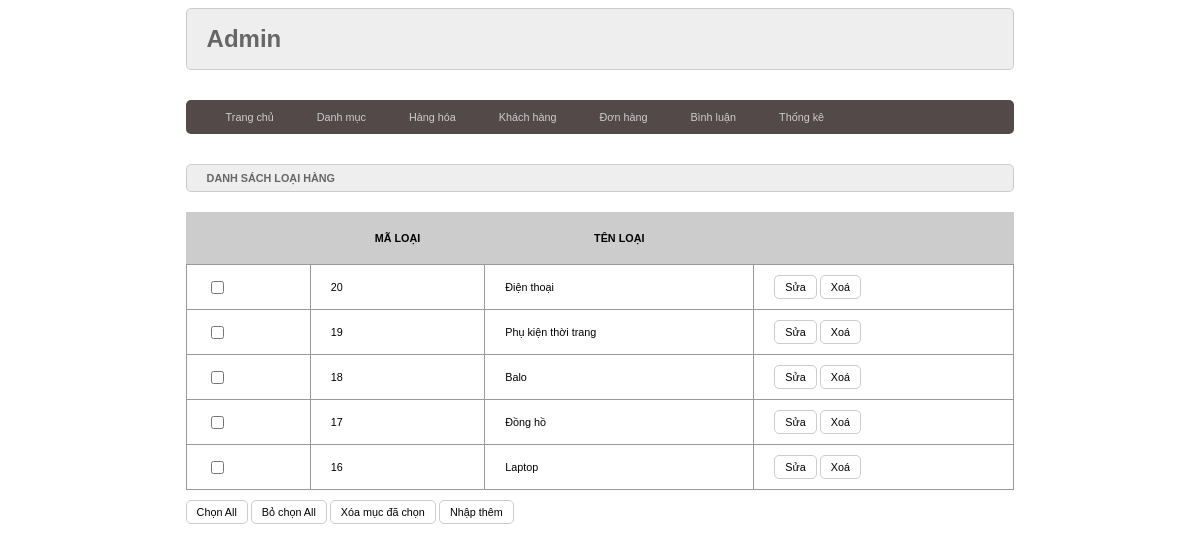
Screenshot of /admin/index.php?act=listdm with the database file from the repository.
### tables this page shows
CREATE TABLE `danhmuc` (
  `id` int(11) NOT NULL,
  `name` varchar(255) NOT NULL
);

### model/pdo.php (called while the page is built, shortened)
<?php
function pdo_get_connection(){
    $dburl = "mysql:host=localhost;dbname=dacsn;charset=utf8";
    $username = 'root';
    $password = '';
    $conn = new PDO($dburl, $username, $password);
    $conn->setAttribute(PDO::ATTR_ERRMODE, PDO::ERRMODE_EXCEPTION);
    return $conn;
}
function pdo_query($sql){
    $sql_args = array_slice(func_get_args(), 1);
    try{
        $conn = pdo_get_connection();
        $stmt = $conn->prepare($sql);
        $stmt->execute($sql_args);
        $rows = $stmt->fetchAll();
        return $rows;
    }
    catch(PDOException $e){
        throw $e;
    }
    finally{
        unset($conn);
    }
}

### model/danhmuc.php (called while the page is built, shortened)
<?php
    function loadall_danhmuc(){
        $sql = "select * from danhmuc order by id desc";
        $listdanhmuc=pdo_query($sql);
        return $listdanhmuc;
    }
?>

### admin/danhmuc/list.php (the view)
<div class="row">
        <div class="row frmtitle">
          <h1>DANH SÁCH LOẠI HÀNG</h1>
        </div>
        <div class="row frmcontent">
            <div class="row mb10 frmdsloai">
                <table>
                    <tr>
                        <th></th>
                        <th>MÃ LOẠI</th>
                        <th>TÊN LOẠI</th>
                        <th></th>
                    </tr>
                    <?php
                        foreach($listdanhmuc as $danhmuc){
                            extract($danhmuc);
                            $suadm='index.php?act=suadm&id='.$id;
                            $xoadm='index.php?act=xoadm&id='.$id;
                            echo '
                            <tr>
                                <td><input type="checkbox" name="" id=""></td>
                                <td>'.$id.'</td>
                                <td>'.$name.'</td>
                                <td>
                                <a href="'.$suadm.'"><input type="button" value="Sửa"></a>
                                <a href="'.$xoadm.'"><input type="button" value="Xoá"></a>
                                </td>
                            </tr>
                            ';
                        }
                    ?>
                </table>
            </div>
          <div class="row mb10">
            <input type="button" value="Chọn All" />
            <input type="button" value="Bỏ chọn All" />
            <input type="button" value="Xóa mục đã chọn" />
            <a href="index.php?act=adddm"><input type="button" value="Nhập thêm" /></a>
          </div>
        </div>
      </div>

### view/css/style.css (style rules this page uses)
* { box-sizing: border-box; font-family: sans-serif; font-size: 0.9vw; }
.row { float: left; width: 100%; }
.mb10 { margin-bottom: 10px; }
.formtaikhoan input[type="submit"], .formtaikhoan input[type="reset"], .frmcontent input[type="submit"], .frmcontent input[type="reset"], .frmcontent input[type="button"] { background-color: white; border: 1px #CCC solid; padding: 5px 10px; border-radius: 5px; }
.frmtitle { background-color: #EEE; border: 1px #CCC solid; border-radius: 5px; color: #666; padding: 0px 20px; }
.frmcontent { padding: 20px 0px }
.frmdsloai table { width: 100%; border-collapse: collapse; }
.frmdsloai table th { padding: 20px; background-color: #CCC; }
.frmdsloai table td { padding: 10px 20px; border: 1px #999 solid; }
* { box-sizing:border-box }

### rows the page displays
danhmuc: id "20", name "Điện thoại"
danhmuc: id "19", name "Phụ kiện thời trang"
danhmuc: id "18", name "Balo"
danhmuc: id "17", name "Đồng hồ"
danhmuc: id "16", name "Laptop"
